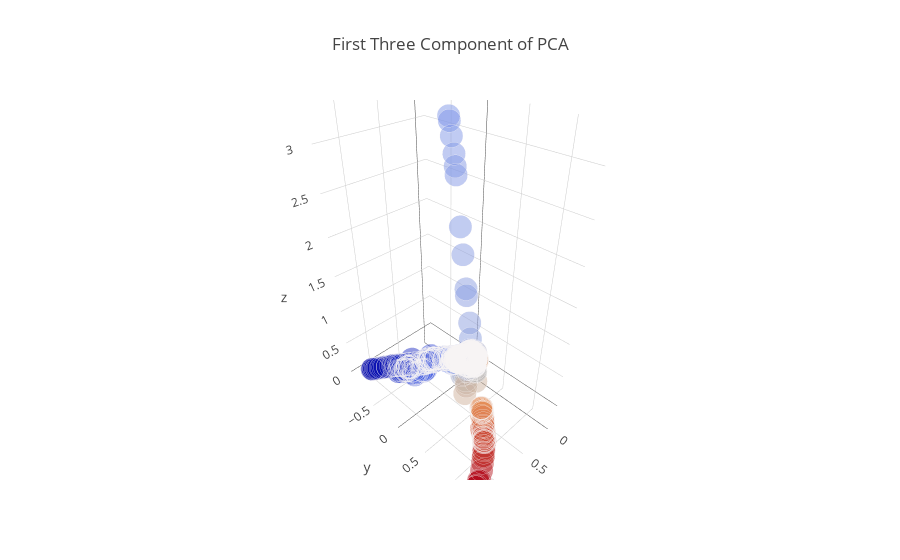

Notebook cell for this chart:
### Markdown cell above
### Draw PCA plot

### Code cell
#draw PCA plot
import plotly.graph_objs as go
from plotly.offline import init_notebook_mode, iplot
init_notebook_mode(connected=True)
def plot_3_components(x_trans, title):
    trace = go.Scatter3d(x=x_trans[:,0], y=x_trans[:,1], z = x_trans[:,2],
                          mode = 'markers', showlegend = False,
                          marker = dict(size = 8, color=x_trans[:,1], 
                          line = dict(width = 1, color = '#f7f4f4'), opacity = 0.5))
    layout = go.Layout(title = title, showlegend= True)
    fig = dict(data=[trace], layout=layout)
    iplot(fig)
plot_3_components(train_projected, 'First Three Component of PCA')

### Figure 1 — Plotly figure (JSON) as saved in the notebook; plotly's stock layout.template omitted (floating-point values rounded to 4 significant figures; data arrays with more than 128 entries replaced by an {"elided": "..."} marker saying what was removed)
{"data": [{"marker": {"color": {"elided": "4459 float values"}, "line": {"color": "#f7f4f4", "width": 1}, "opacity": 0.5, "size": 8}, "mode": "markers", "showlegend": false, "type": "scatter3d", "uid": "c79fd9a2-68df-4c39-8ca9-69ccfcd2a00d", "x": {"elided": "4459 float values"}, "y": {"elided": "4459 float values"}, "z": {"elided": "4459 float values"}}], "layout": {"showlegend": true, "title": {"text": "First Three Component of PCA"}}}
